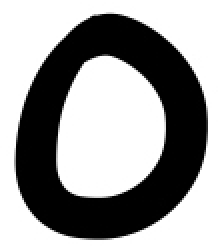
#> input picture ECO3025-Machine_Learning_For_Economics/HW1/0.jpg, 109 x 123 px (shown 2 times larger)
$ jupyter execute --allow-errors HW1_1.ipynb   (shell and % lines are left out)
#> lines starting #> are read from the running program, lines starting #| are printed output that depends on the picture
[cell 1]
from PIL import Image
from PIL import ImageOps
import matplotlib.pyplot as plt

[cell 2]
img0 = Image.open('0.jpg')
#> img0 is the input picture: PIL image 109x123 RGB; min 0, max 255, mean 152.7
img00 = Image.open('00.jpg')
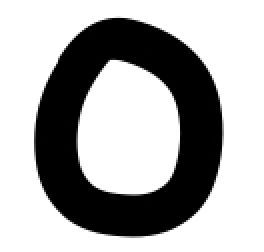
#> input picture ECO3025-Machine_Learning_For_Economics/HW1/00.jpg, 132 x 126 px (shown 2 times larger)
#> img00 is the input picture: PIL image 132x126 RGB; min 0, max 255, mean 171.2
img1 = Image.open('1.jpg')
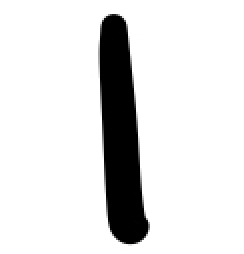
#> input picture ECO3025-Machine_Learning_For_Economics/HW1/1.jpg, 122 x 127 px (shown 2 times larger)
#> img1 is the input picture: PIL image 122x127 RGB; min 0, max 255, mean 223.7
img11 = Image.open('11.jpg')
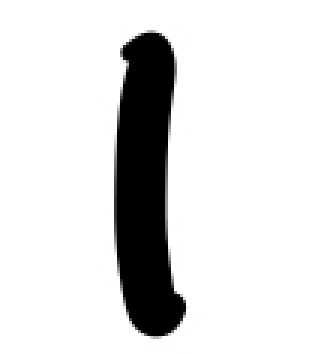
#> input picture ECO3025-Machine_Learning_For_Economics/HW1/11.jpg, 103 x 118 px (shown 3 times larger)
#> img11 is the input picture: PIL image 103x118 RGB; min 0, max 255, mean 219.1
img2 = Image.open('2.jpg')
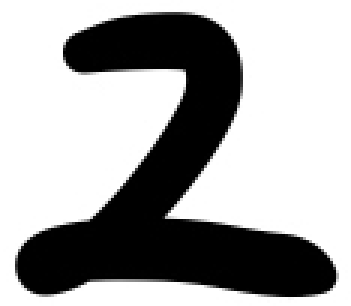
#> input picture ECO3025-Machine_Learning_For_Economics/HW1/2.jpg, 117 x 102 px (shown 3 times larger)
#> img2 is the input picture: PIL image 117x102 RGB; min 0, max 255, mean 166.2
img22 = Image.open('22.jpg')
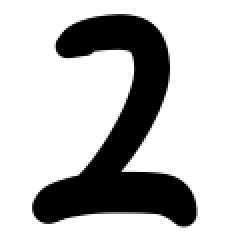
#> input picture ECO3025-Machine_Learning_For_Economics/HW1/22.jpg, 118 x 120 px (shown 2 times larger)
#> img22 is the input picture: PIL image 118x120 RGB; min 0, max 255, mean 189.6
#> (the rest of this cell did not finish here and is left out)

[cell 3]
resized_figure0=img0.resize((16,16), Image.Resampling.LANCZOS).convert('L')
resized_figure0=ImageOps.invert(resized_figure0);
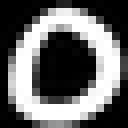
#> resized_figure0: PIL image 16x16 L (shown 8 times larger); min 0, max 255, mean 102.6
resized_figure00=img00.resize((16,16), Image.Resampling.LANCZOS).convert('L')
resized_figure00=ImageOps.invert(resized_figure00);
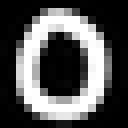
#> resized_figure00: PIL image 16x16 L (shown 8 times larger); min 0, max 255, mean 83.7

resized_figure1=img1.resize((16,16), Image.Resampling.LANCZOS).convert('L')
resized_figure1=ImageOps.invert(resized_figure1);
resized_figure11=img11.resize((16,16), Image.Resampling.LANCZOS).convert('L')
resized_figure11=ImageOps.invert(resized_figure11);
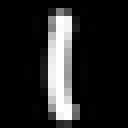
#> resized_figure11: PIL image 16x16 L (shown 8 times larger); min 0, max 255, mean 36

resized_figure2=img2.resize((16,16), Image.Resampling.LANCZOS).convert('L')
resized_figure2=ImageOps.invert(resized_figure2);
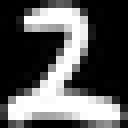
#> resized_figure2: PIL image 16x16 L (shown 8 times larger); min 0, max 255, mean 89.1
resized_figure22=img22.resize((16,16), Image.Resampling.LANCZOS).convert('L')
resized_figure22=ImageOps.invert(resized_figure22);
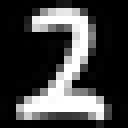
#> resized_figure22: PIL image 16x16 L (shown 8 times larger); min 0, max 255, mean 65.3

#> (the rest of this cell did not finish here and is left out)

[cell 4]
fig, ax = plt.subplots()
ax.imshow(resized_figure0, cmap=plt.cm.gray);

[cell 5]
import numpy as np

pixels0 = list(resized_figure0.getdata())
#> pixels0 = 256 values, max 255 at index 38, min 0 at index 0, mean 102.6
myArray0 = np.array(pixels0)
#> myArray0 has the same summary as pixels0
myArray0 = myArray0.astype(int)

pixels00 = list(resized_figure00.getdata())
#> pixels00 = 256 values, max 255 at index 37, min 0 at index 0, mean 83.65
myArray00 = np.array(pixels00)
#> myArray00 has the same summary as pixels00
myArray00 = myArray0.astype(int)
#> myArray00 has the same summary as pixels0

pixels1 = list(resized_figure1.getdata())
#> pixels1 = 256 values, max 255 at index 39, min 0 at index 0, mean 31.47
myArray1 = np.array(pixels1)
#> myArray1 has the same summary as pixels1
myArray1 = myArray1.astype(int)

pixels11 = list(resized_figure11.getdata())
#> pixels11 = 256 values, max 255 at index 39, min 0 at index 0, mean 36.02
myArray11 = np.array(pixels11)
#> myArray11 has the same summary as pixels11
myArray11 = myArray11.astype(int)

pixels2 = list(resized_figure2.getdata())
#> pixels2 = 256 values, max 255 at index 22, min 0 at index 0, mean 89.12
myArray2 = np.array(pixels2)
#> myArray2 has the same summary as pixels2
myArray2 = myArray2.astype(int)

pixels22 = list(resized_figure22.getdata())
#> pixels22 = 256 values, max 255 at index 37, min 0 at index 0, mean 65.3
myArray22 = np.array(pixels22)
#> myArray22 has the same summary as pixels22
myArray22 = myArray22.astype(int)

#> (the rest of this cell did not finish here and is left out)
